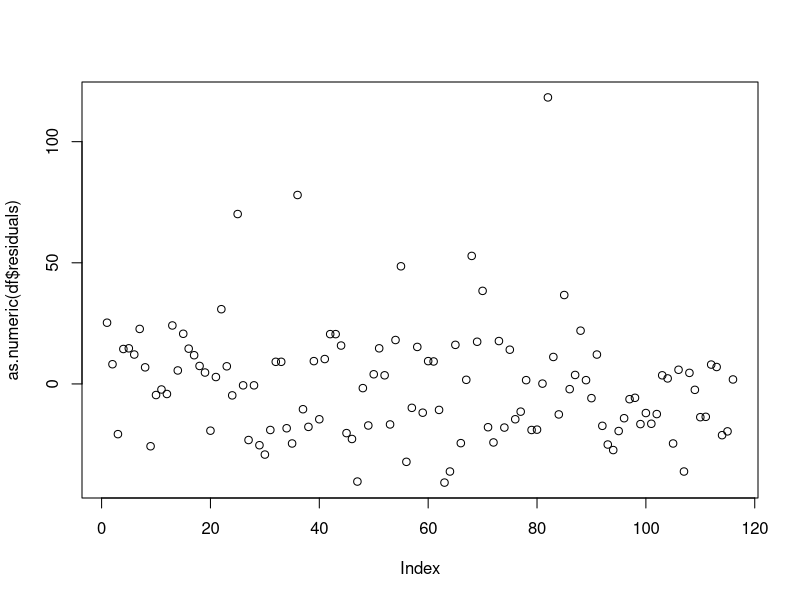
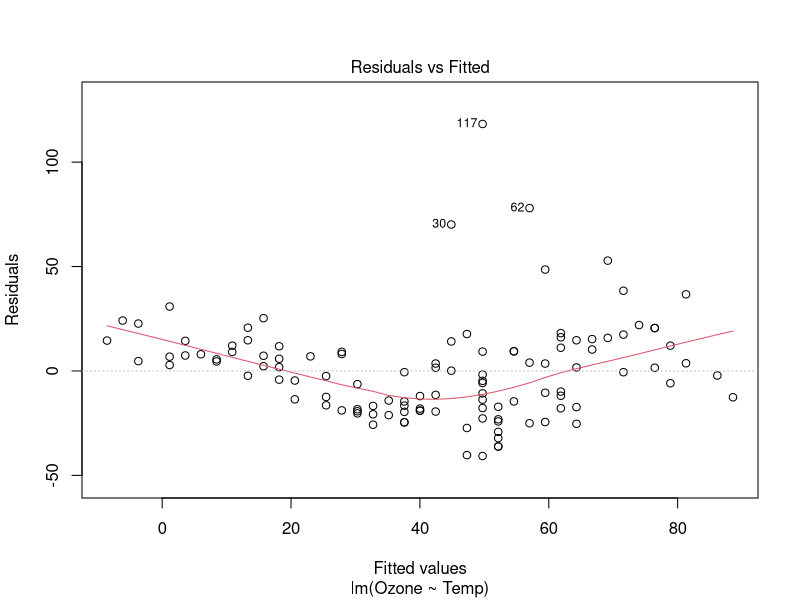
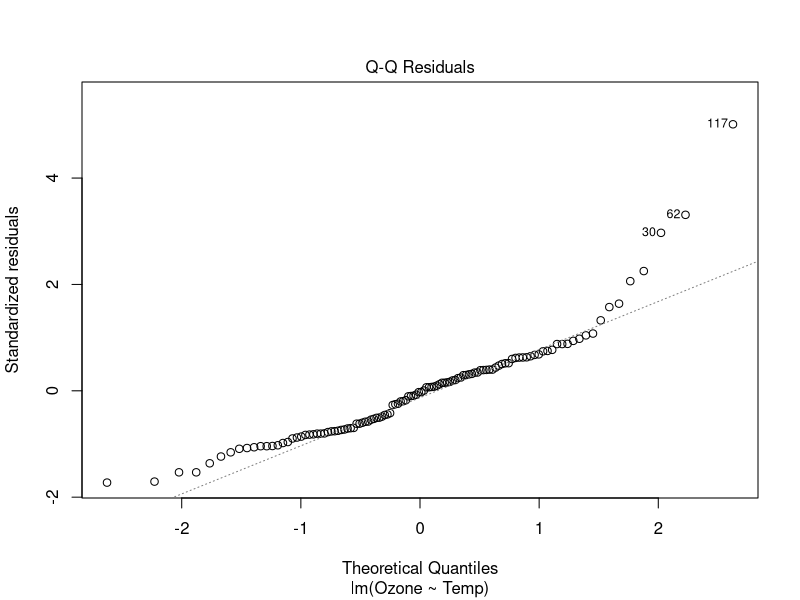
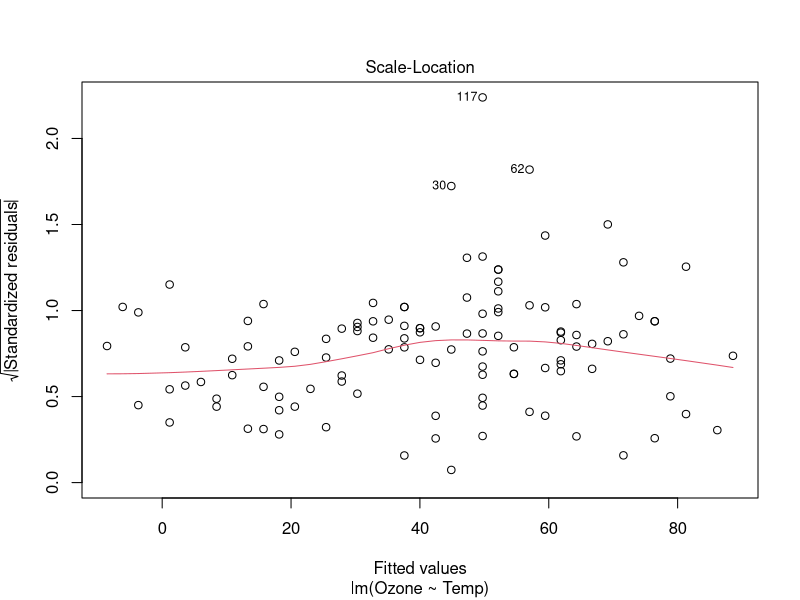
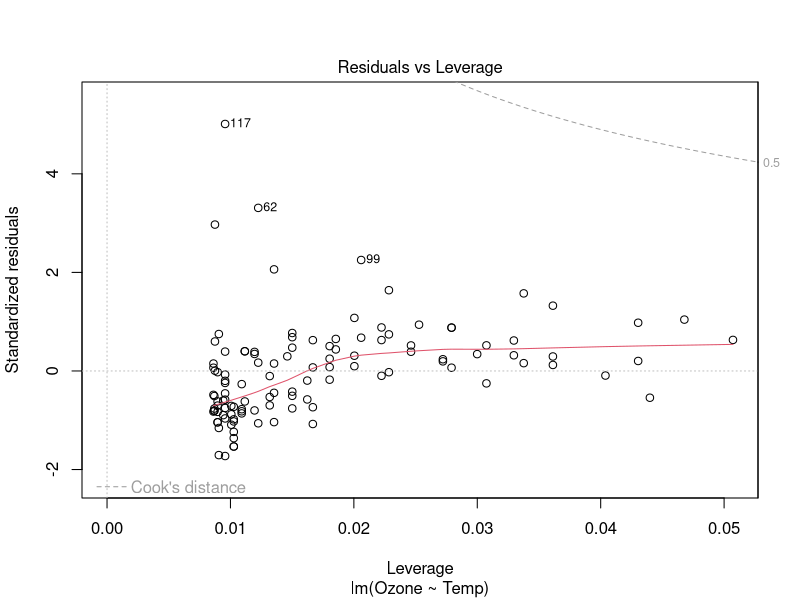
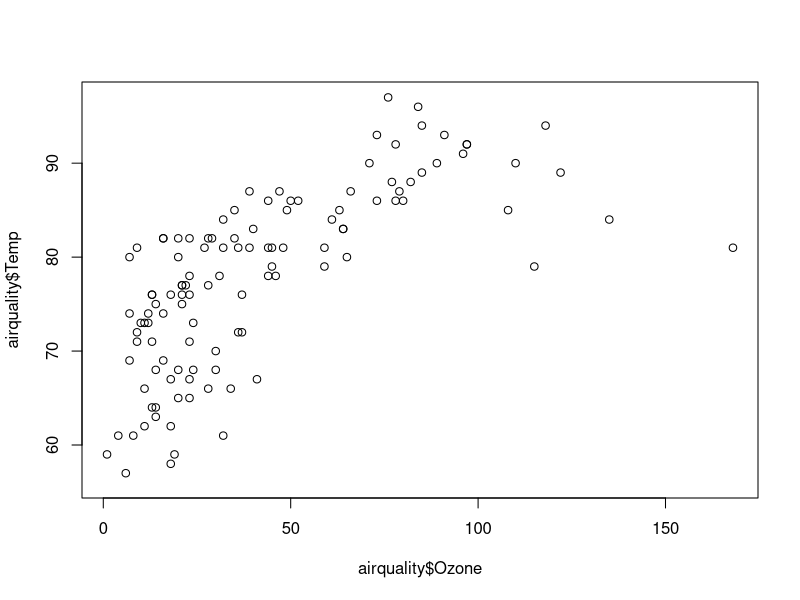
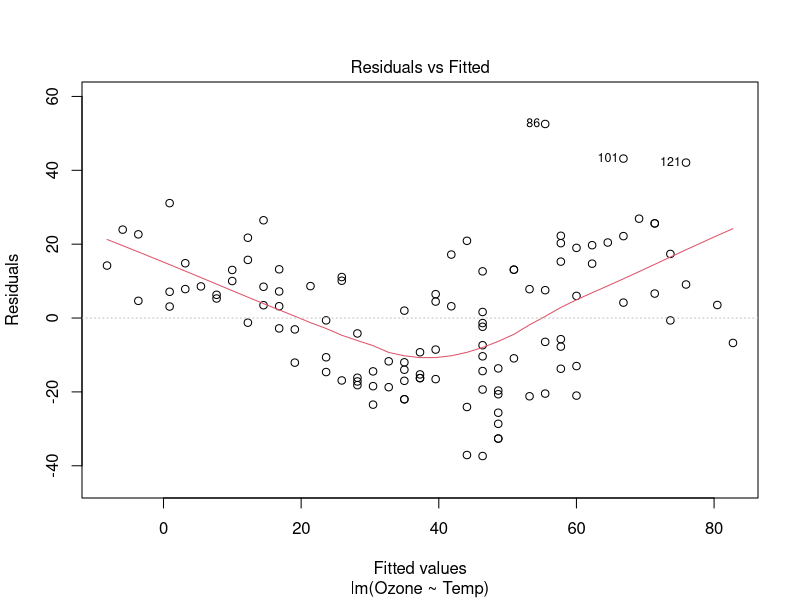
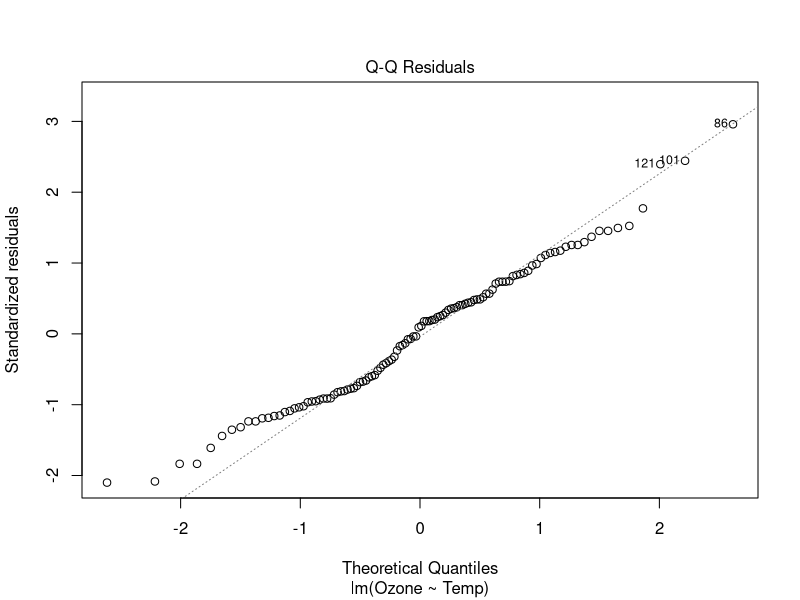

Write the R code that produced these figures, in order.
View(airquality)
df<-lm(Ozone~Temp,data=airquality)
df
summary(df)
?lm


#artık değerler
df$residuals
plot(as.numeric(df$residuals))
plot(df)
?mahalanobis
plot(airquality$Ozone,airquality$Temp)
air<-na.omit(airquality[c("Ozone","Temp")])
air.center=colMeans(air)
air.center
air.cov=cov(air)
distance=mahalanobis(air,center=air.center,cov=air.cov)
distance
cutoff<-qchisq(p=0.95,df=2)
cutoff
distance>cutoff
index<-which(distance>cutoff)
air_new<-air[-index,]
model2<-lm(Ozone~Temp,data=air_new)
View(model2)
summary(model2)
plot(model2)


air_new2<-na.omit(air_new[c("Ozone","Temp")])
air_new2.center=colMeans(air_new2)
air_new2.cov=cov(air_new2)
distance2=mahalanobis(air_new2,center=air_new2.center,cov=air_new2.cov)
trasehold<-qchisq(p=0.95,2)
index2<-which(distance2>trasehold)
airr<-air_new2[-index2,]
model3<-lm(Ozone ~Temp,data=airr)
plot(model3)
summary(model3)


model4<-lm(sqrt(Ozone)~sqrt(Temp),data=airr)
par(mfrow=c(2,2))
plot(model4)
dev.off()
plot(model4)

summary(model4)
model5<-lm(log(Ozone)~log(Temp),data=airr)
plot(model5)

summary(model5)
